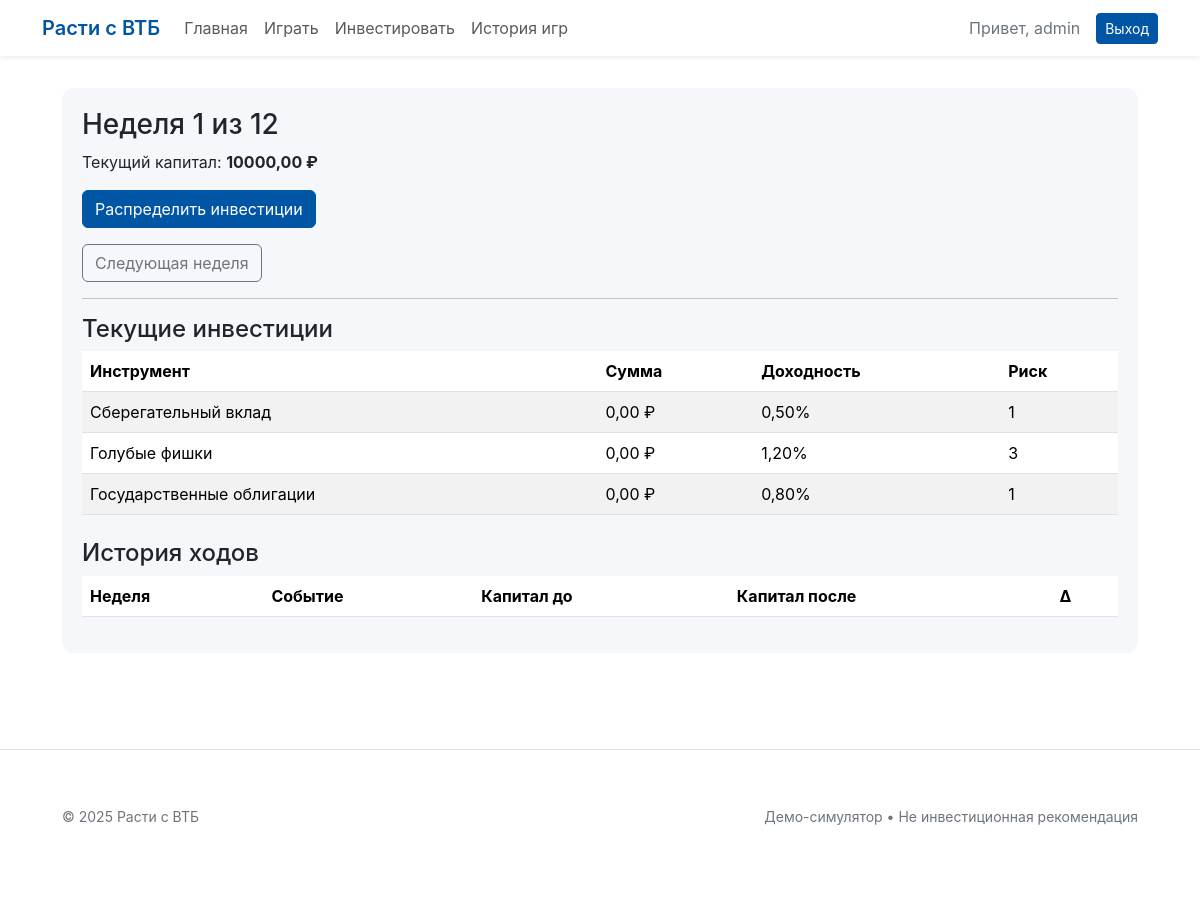
Page /game/ (signed in) on the committed database.
### game/models.py (models this page shows, shortened)
class GameSession(models.Model):
    user = models.ForeignKey(User, on_delete=models.CASCADE, verbose_name='Пользователь')
    current_week = models.IntegerField(default=1, verbose_name='Текущая неделя')
    total_weeks = models.IntegerField(default=12, verbose_name='Всего недель')
    initial_capital = models.DecimalField(max_digits=12, decimal_places=2, default=10000, verbose_name='Начальный капитал')
    current_capital = models.DecimalField(max_digits=12, decimal_places=2, default=10000, verbose_name='Текущий капитал')
    is_finished = models.BooleanField(default=False, verbose_name='Завершена')
    created_at = models.DateTimeField(auto_now_add=True, verbose_name='Создана')
    finished_at = models.DateTimeField(null=True, blank=True, verbose_name='Завершена')
    def get_available_capital(self):
        invested = sum(investment.amount for investment in self.investments.all())
        return self.current_capital - invested

class Investment(models.Model):
    game_session = models.ForeignKey(GameSession, on_delete=models.CASCADE, related_name='investments')
    instrument = models.ForeignKey(InvestmentInstrument, on_delete=models.CASCADE, verbose_name='Инструмент')
    amount = models.DecimalField(max_digits=12, decimal_places=2, verbose_name='Сумма инвестиции')

class InvestmentInstrument(models.Model):
    INSTRUMENT_TYPES = [
        ('deposit', 'Банковский вклад'),
        ('stocks', 'Акции'),
        ('bonds', 'Облигации'),
    ]
    name = models.CharField(max_length=100, verbose_name='Название')
    instrument_type = models.CharField(max_length=20, choices=INSTRUMENT_TYPES, verbose_name='Тип инструмента')
    base_return = models.DecimalField(max_digits=5, decimal_places=2, verbose_name='Базовая доходность (%)')
    risk_level = models.IntegerField(choices=[(1, 'Низкий'), (2, 'Средний'), (3, 'Высокий')], verbose_name='Уровень риска')
    description = models.TextField(verbose_name='Описание')

### game/views.py (the view, shortened to what this page needs)
# urls.py: path('', views.game_view, name='game'),
@login_required
def game_view(request):
    game_session = GameSession.objects.filter(
        user=request.user,
        is_finished=False
    ).first()
    if not game_session:
        finished_game = GameSession.objects.filter(
            user=request.user
        ).order_by('-created_at').first()
        return redirect('game:results')
    context = {
        'game_session': game_session,
        'investments': game_session.investments.all(),
        'turns': game_session.turns.all().order_by('-week_number'),
        'available_capital': game_session.get_available_capital(),
    }
    return render(request, 'game/game.html', context)

### game/templates/game/game.html (shortened to what this page needs)
{% extends 'base.html' %}
{% block content %}
<div class="custom-card">
  <h3>Неделя {{ game_session.current_week }} из {{ game_session.total_weeks }}</h3>
  <p>Текущий капитал: <strong>{{ game_session.current_capital }} ₽</strong></p>
  <a href="{% url 'game:invest' %}" class="btn vtb-btn mb-3">Распределить инвестиции</a>
  <form method="post">
    <button type="submit" name="next_week" class="btn btn-outline-secondary">Следующая неделя</button>
  </form>
  <hr>
  <h4>Текущие инвестиции</h4>
  <table class="table table-striped">
    <thead>
      <tr>
        <th>Инструмент</th>
        <th>Сумма</th>
        <th>Доходность</th>
        <th>Риск</th>
      </tr>
    </thead>
    <tbody>
      {% for inv in investments %}
      <tr>
        <td>{{ inv.instrument.name }}</td>
        <td>{{ inv.amount }} ₽</td>
        <td>{{ inv.instrument.base_return }}%</td>
        <td>{{ inv.instrument.risk_level }}</td>
      </tr>
      {% endfor %}
    </tbody>
  </table>
  <h4 class="mt-4">История ходов</h4>
  <table class="table">
    <thead>
      <tr>
        <th>Неделя</th>
        <th>Событие</th>
        <th>Капитал до</th>
        <th>Капитал после</th>
        <th>Δ</th>
      </tr>
    </thead>
  </table>
</div>
{% endblock %}

### game/templates/base.html (shortened to what this page needs)
{% load django_bootstrap5 %}
<!doctype html>
<html lang="ru">
<head>
  {% bootstrap_css %}
</head>
<body>
  <nav class="navbar navbar-expand-lg bg-white shadow-sm">
    <div class="container">
      <a class="navbar-brand" href="{% url 'index' %}">Расти с ВТБ</a>
      <div class="collapse navbar-collapse" id="nav">
        <ul class="navbar-nav me-auto">
          <li class="nav-item"><a class="nav-link" href="{% url 'index' %}">Главная</a></li>
          <li class="nav-item"><a class="nav-link" href="{% url 'game:new_game' %}">Играть</a></li>
          <li class="nav-item"><a class="nav-link" href="{% url 'game:invest' %}">Инвестировать</a></li>
          <li class="nav-item"><a class="nav-link" href="{% url 'game:history' %}">История игр</a></li>
        </ul>
        <ul class="navbar-nav ms-auto">
          {% if user.is_authenticated %}
            <li class="nav-item me-3 d-flex align-items-center">
              <span class="muted">Привет, {{ user.username }}</span>
            </li>
            <li class="nav-item">
              <a class="btn vtb-btn btn-sm" href="{% url 'logout' %}">Выход</a>
            </li>
          {% endif %}
        </ul>
      </div>
    </div>
  </nav>
  <main class="container container-main">
    {% block content %}{% endblock %}
  </main>
  <footer class="mt-5 py-4 bg-white border-top">
    <div class="container container-main d-flex justify-content-between">
      <div class="small muted">© 2025 Расти с ВТБ</div>
      <div class="small muted">Демо-симулятор • Не инвестиционная рекомендация</div>
    </div>
  </footer>
</body>
</html>

### game/templates/base.html (style rules this page uses)
:root { --vtb-blue: #0055A4; --vtb-deep: #003A75; --vtb-accent: #4DA3FF; --card-bg: #F5F7FA; --page-bg: #ffffff; --muted:#6c757d; }
html, body { height: 100%; }
body { min-height: 100vh; display: flex; flex-direction: column; background: var(--page-bg); font-family: Inter, system-ui, Arial; }
main { flex: 1 0 auto; }
footer { flex-shrink: 0; }
.navbar-brand { font-weight: 600; color: var(--vtb-blue) !important; }
.vtb-btn { background-color: var(--vtb-blue); color: #fff; border-color: var(--vtb-blue); }
.custom-card { background: var(--card-bg); border-radius: 12px; border: none; padding: 20px; }
.muted { color: var(--muted); }
.container-main { max-width: 1100px; margin-top: 32px; margin-bottom: 48px; }

### rows in the picture
GameSession: current_week "1", total_weeks "12", current_capital "10000,00"
Investment: instrument.name "Сберегательный вклад", amount "0,00", instrument.base_return "0,50", instrument.risk_level "1"
Investment: instrument.name "Голубые фишки", amount "0,00", instrument.base_return "1,20", instrument.risk_level "3"
Investment: instrument.name "Государственные облигации", amount "0,00", instrument.base_return "0,80", instrument.risk_level "1"

### other values in the picture
{{ user.username }} "admin"
